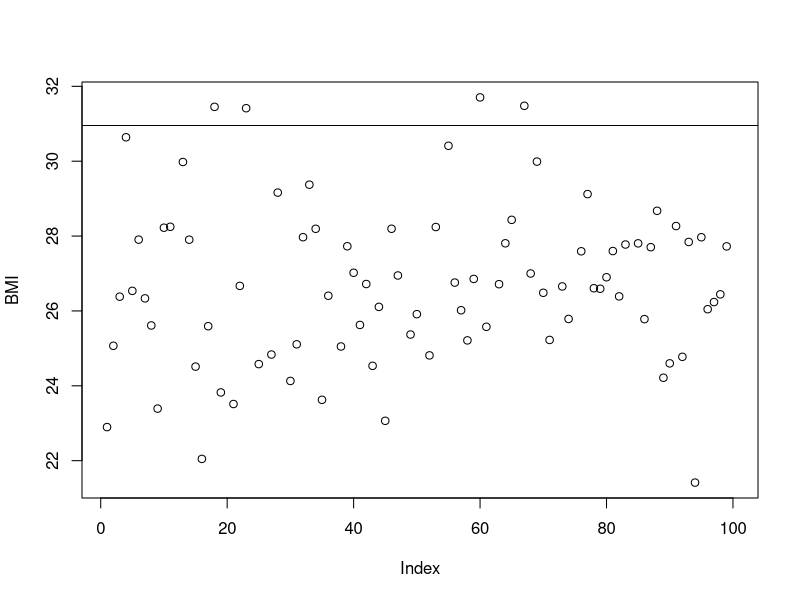
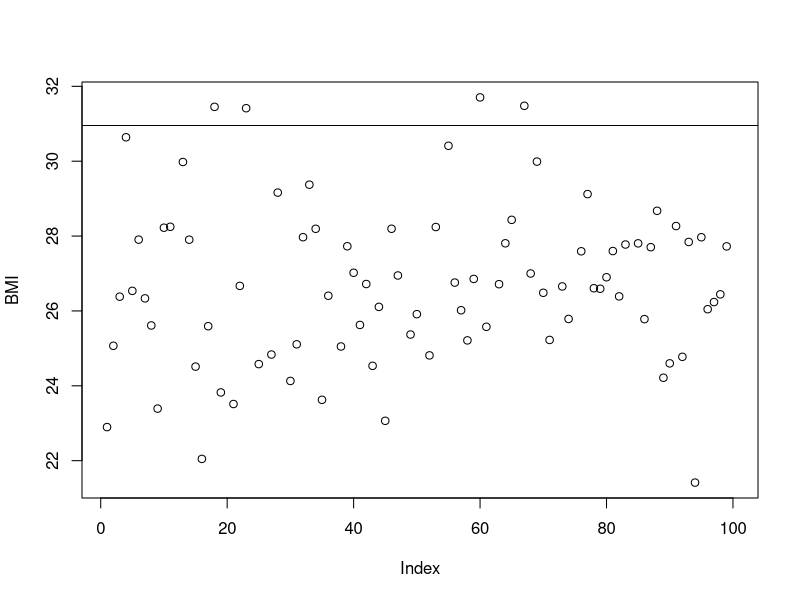

Write R code to recreate these figures, in order.
## ---- chunk 1
getwd()
## ---- chunk 2
file.exists("patient-info.txt")
## ---- chunk 3
patients <- read.delim("patient-info.txt")

## ---- chunk 4
tmp <- read.csv("patient-info.txt")
head(tmp)
## ---- chunk 5
?read.table
## ---- chunk 6
# View the first 10 rows to ensure import is OK
patients[1:10,]  
## ---- chunk 7
View(patients)
## ---- chunk 8
class(patients)
## ---- chunk 9
ncol(patients)
nrow(patients)
dim(patients)
## ---- chunk 10
colnames(patients)
## ---- chunk 11
patients$ID

## ---- chunk 12
length(patients$Height)
mean(patients$Height)
## ---- chunk 13
mean(patients$Height, na.rm = TRUE)

mean(na.omit(patients$Height))
## ---- chunk 14
# Create an index of results:
BMI <- (patients$Weight)/((patients$Height/100)^2)
upper.limit <- mean(BMI,na.rm = TRUE) + 2*sd(BMI,na.rm = TRUE)
upper.limit
## ---- chunk 15
plot(BMI)
# Add a horizonal line:
abline(h=upper.limit) 
## ---- chunk 16
round(BMI,1)
patients$BMI <- round(BMI,1)
head(patients)
## ---- chunk 17
BMI > upper.limit
candidates <- BMI > upper.limit
## ---- chunk 18
patients[candidates,]
## ---- chunk 19
which(BMI > upper.limit)
candidates <- which(BMI > upper.limit)
## ---- chunk 20
write.csv(patients[candidates,], file="selectedSamples.csv")
## ---- chunk 21
patients <- read.delim("patient-info.txt")
BMI <- (patients$Weight)/((patients$Height/100)^2)
upper.limit <- mean(BMI,na.rm = TRUE) + 2*sd(BMI,na.rm = TRUE)
plot(BMI)
# Add a horizonal line:
abline(h=upper.limit) 
patients$BMI <- round(BMI,1)
candidates <- which(BMI > upper.limit)
write.csv(patients[candidates,], file="selectedSamples.csv")

## ---- chunk 22
### Your Answer Here ### 



